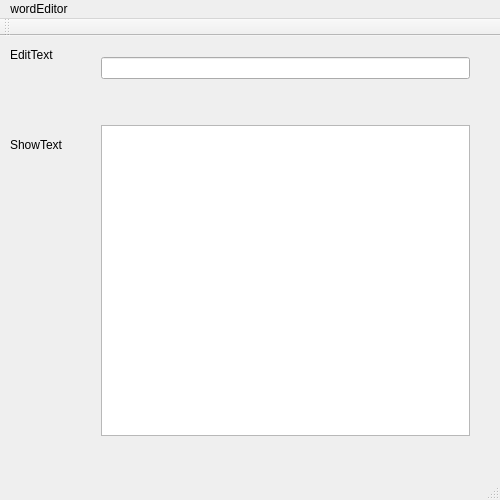
<?xml version="1.0" encoding="UTF-8"?>
<ui version="4.0">
 <class>WordEditorMainWindow</class>
 <widget class="QMainWindow" name="WordEditorMainWindow">
  <property name="geometry">
   <rect>
    <x>0</x>
    <y>0</y>
    <width>500</width>
    <height>500</height>
   </rect>
  </property>
  <property name="windowTitle">
   <string>WordEditorMainWindow</string>
  </property>
  <widget class="QWidget" name="centralWidget">
   <widget class="QWidget" name="verticalLayoutWidget">
    <property name="geometry">
     <rect>
      <x>90</x>
      <y>10</y>
      <width>391</width>
      <height>401</height>
     </rect>
    </property>
    <layout class="QVBoxLayout" name="verticalLayout">
     <item>
      <widget class="QLineEdit" name="lineEdit"/>
     </item>
     <item>
      <spacer name="verticalSpacer">
       <property name="orientation">
        <enum>Qt::Vertical</enum>
       </property>
       <property name="sizeType">
        <enum>QSizePolicy::Fixed</enum>
       </property>
       <property name="sizeHint" stdset="0">
        <size>
         <width>20</width>
         <height>40</height>
        </size>
       </property>
      </spacer>
     </item>
     <item>
      <widget class="QTextEdit" name="textEdit">
       <property name="readOnly">
        <bool>true</bool>
       </property>
      </widget>
     </item>
    </layout>
   </widget>
   <widget class="QLabel" name="label">
    <property name="geometry">
     <rect>
      <x>10</x>
      <y>10</y>
      <width>67</width>
      <height>17</height>
     </rect>
    </property>
    <property name="text">
     <string>EditText</string>
    </property>
   </widget>
   <widget class="QLabel" name="label_2">
    <property name="geometry">
     <rect>
      <x>10</x>
      <y>100</y>
      <width>67</width>
      <height>17</height>
     </rect>
    </property>
    <property name="text">
     <string>ShowText</string>
    </property>
   </widget>
  </widget>
  <widget class="QMenuBar" name="menuBar">
   <property name="geometry">
    <rect>
     <x>0</x>
     <y>0</y>
     <width>500</width>
     <height>28</height>
    </rect>
   </property>
   <widget class="QMenu" name="menuwordEditor">
    <property name="title">
     <string>wordEditor</string>
    </property>
   </widget>
   <addaction name="menuwordEditor"/>
  </widget>
  <widget class="QToolBar" name="mainToolBar">
   <attribute name="toolBarArea">
    <enum>TopToolBarArea</enum>
   </attribute>
   <attribute name="toolBarBreak">
    <bool>false</bool>
   </attribute>
  </widget>
  <widget class="QStatusBar" name="statusBar"/>
 </widget>
 <layoutdefault spacing="6" margin="11"/>
 <resources/>
 <connections/>
</ui>
